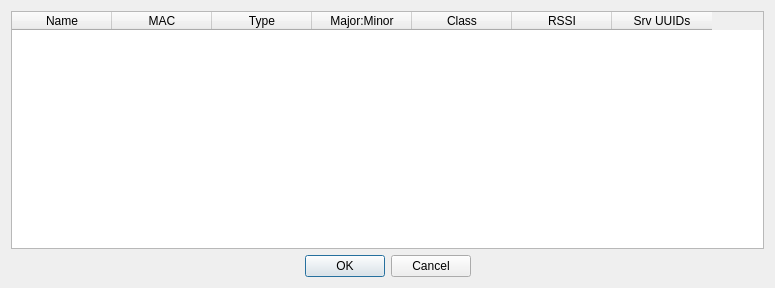
<?xml version="1.0" encoding="UTF-8"?>
<ui version="4.0">
 <class>BtWindow</class>
 <widget class="QDialog" name="BtWindow">
  <property name="geometry">
   <rect>
    <x>0</x>
    <y>0</y>
    <width>775</width>
    <height>288</height>
   </rect>
  </property>
  <property name="windowTitle">
   <string>Dialog</string>
  </property>
  <layout class="QVBoxLayout" name="verticalLayout">
   <item>
    <widget class="QTableWidget" name="uitwPorts">
     <property name="editTriggers">
      <set>QAbstractItemView::NoEditTriggers</set>
     </property>
     <property name="selectionMode">
      <enum>QAbstractItemView::SingleSelection</enum>
     </property>
     <property name="selectionBehavior">
      <enum>QAbstractItemView::SelectRows</enum>
     </property>
     <column>
      <property name="text">
       <string>Name</string>
      </property>
     </column>
     <column>
      <property name="text">
       <string>MAC</string>
      </property>
     </column>
     <column>
      <property name="text">
       <string>Type</string>
      </property>
     </column>
     <column>
      <property name="text">
       <string>Major:Minor</string>
      </property>
     </column>
     <column>
      <property name="text">
       <string>Class</string>
      </property>
     </column>
     <column>
      <property name="text">
       <string>RSSI</string>
      </property>
     </column>
     <column>
      <property name="text">
       <string>Srv UUIDs</string>
      </property>
     </column>
    </widget>
   </item>
   <item>
    <widget class="QDialogButtonBox" name="buttonBox">
     <property name="standardButtons">
      <set>QDialogButtonBox::Cancel|QDialogButtonBox::Ok</set>
     </property>
     <property name="centerButtons">
      <bool>true</bool>
     </property>
    </widget>
   </item>
  </layout>
 </widget>
 <resources/>
 <connections>
  <connection>
   <sender>buttonBox</sender>
   <signal>accepted()</signal>
   <receiver>BtWindow</receiver>
   <slot>accept()</slot>
   <hints>
    <hint type="sourcelabel">
     <x>387</x>
     <y>557</y>
    </hint>
    <hint type="destinationlabel">
     <x>387</x>
     <y>288</y>
    </hint>
   </hints>
  </connection>
  <connection>
   <sender>buttonBox</sender>
   <signal>rejected()</signal>
   <receiver>BtWindow</receiver>
   <slot>reject()</slot>
   <hints>
    <hint type="sourcelabel">
     <x>387</x>
     <y>267</y>
    </hint>
    <hint type="destinationlabel">
     <x>387</x>
     <y>143</y>
    </hint>
   </hints>
  </connection>
 </connections>
</ui>
